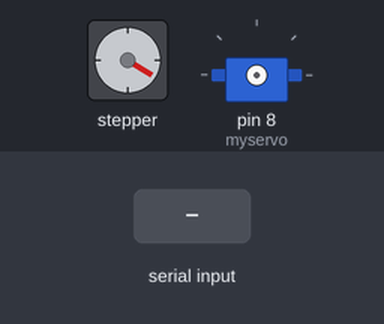
Recording of a sketch running on a simulated Arduino Leonardo, built with avr-gcc and run on an emulated ATmega32U4. Shown: stepper motor, servo. The inputs (shaded band) are chosen by the test bench. Stepper angles assume 1600 steps per turn.

Above: at 0.1 s.
At 2.4 s:
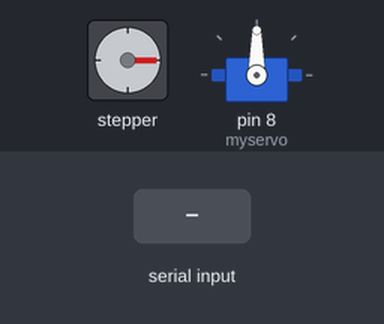
2.5 s: "L 45\n" received over the second serial link
At 3.5 s:
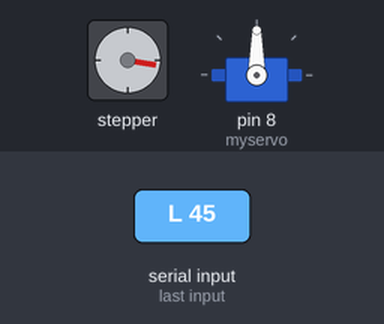
Timing chart, 0 to 5.5 s (numbered marks = the images above; inputs shaded):
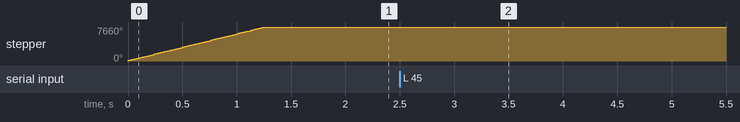

Measured:
- after the input at 2.5 s, stepper: turns 10° clockwise, starting at once

The sketch:

MotorControl.ino
```cpp
#include <Stepper.h>
#include <Servo.h>

//200 steps * 8 microsteps = 1600
//declare other potential variables for moving motors
const int baudRate = 19200;
const int stepsPerRevolution = 1600;  // change this to fit the number of steps per revolution
const double oneDegree = stepsPerRevolution / 360;
const double angleMove = stepsPerRevolution / 16;
const int stepSpeed = 1000;

const byte numChars = 32;
char receivedChars[numChars]; // an array to store the received data

boolean newData = false;
bool dataToRead = false;

char messageFromPC[32] = {0};
int int1 = 0;
int int2 = 0;
int int3 = 0;
int int4 = 0;

// initialize the stepper library on pins 8 through 11:
Stepper myThree(stepsPerRevolution, 4, 5, 6, 7);
Stepper myTwo(stepsPerRevolution, 28, 26, 24, 22);
Stepper myOne(stepsPerRevolution,9,10,11,12);
Servo myservo;

void setup() {
  myThree.setSpeed(stepSpeed);
  myTwo.setSpeed(stepSpeed);
  myOne.setSpeed(stepSpeed);

  //move wrist pitch to default position
  myThree.step(30000);
  myThree.step(4000);

  //attach servo motor
  myservo.attach(8);

  // initialize the serial port:
  randomSeed(analogRead(0));
  //Serial.begin(9600);

  //serial baud rate from odroid
  Serial.begin(baudRate);
  Serial1.begin(baudRate);
}

//read characters until terminating char into array
void recvWithEndMarker() {
  static byte ndx = 0;
  char endMarker = '\n';
  char rc;

  // if (Serial.available() > 0) {
  while (Serial1.available() > 0 && newData == false) {
    dataToRead = true;
    rc = Serial1.read();

    if (rc != endMarker) {
      receivedChars[ndx] = rc;
      ndx++;
      if (ndx >= numChars) {
        ndx = numChars - 1;
      }
    }
    else {
      receivedChars[ndx] = '\0'; // terminate the string
      ndx = 0;
      newData = true;
    }
  }
}

//debug print statement
void showNewData() {
  if (newData == true) {
    Serial.print("This just in ... ");
    Serial.println(receivedChars);
    newData = false;

  }
}

int oldServoVal = 0;

void loop() {
  //read in values and create array
  recvWithEndMarker();
  //showNewData();

  if (newData == true) {

    char * strtokIndx; // this is used by strtok() as an index

    strtokIndx = strtok(receivedChars, " ");
    strcpy(messageFromPC, strtokIndx); // copy it to messageFromPC

    //get wrist pitch
    strtokIndx = strtok(NULL, " "); // this continues where the previous call left off
    int1 = atoi(strtokIndx);     // convert this part to an integer

    //get finger pinch
    strtokIndx = strtok(NULL, " "); // this continues where the previous call left off
    int2 = atoi(strtokIndx);     // convert this part to an integer

   //get wrist rotation
    strtokIndx = strtok(NULL, " "); // this continues where the previous call left off
    int3 = atoi(strtokIndx);     // convert this part to an integer

      //get elbow rotation
    strtokIndx = strtok(NULL, " "); // this continues where the previous call left off
    int4 = atoi(strtokIndx);     // convert this part to an integer

    //check if message is valid, move motors accordingly
    if (messageFromPC[0] == 'L') {
      myThree.step(int1);
      myOne.step(int3);
      myTwo.step(int4);

      //write to servo motor if values have changed. could be incorrect and causing issues
      if (oldServoVal != int2) {
        myservo.write(int2);
        oldServoVal = int2;
      }

    }
    newData = false;
  }
}
```
